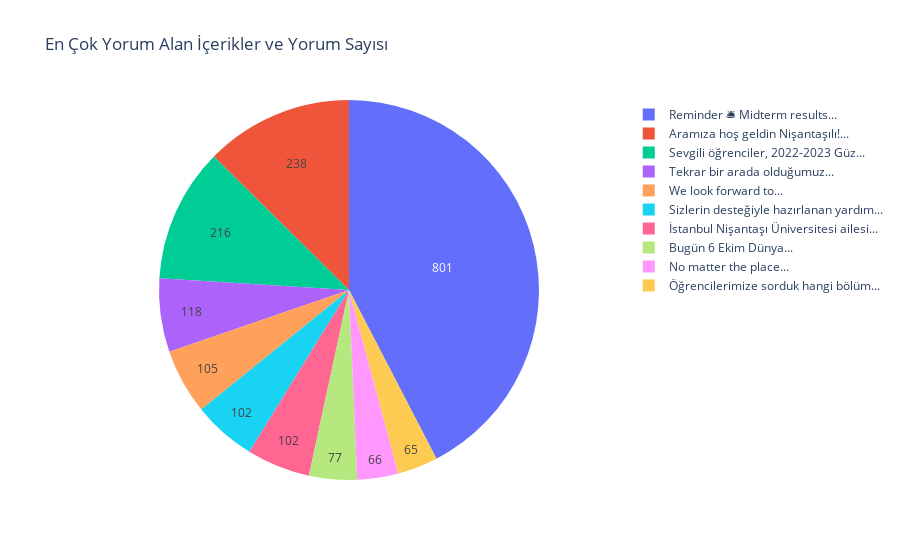

Here is the notebook cell this chart was saved with:
### Code cell
import pandas as pd
import plotly.graph_objects as go

dataset = pd.read_csv('nisantasiedu_ins.csv')

dataset['Yorum Oranı'] = (dataset['Number of Comments'] / dataset['Number of Comments'].sum()) * 100

en_cok_yorum_alan_icerikler = dataset.nlargest(10, 'Number of Comments')

veriler = en_cok_yorum_alan_icerikler['Number of Comments']
etiketler = en_cok_yorum_alan_icerikler['Content'].str.split().str[:4].str.join(' ') + '...'

fig = go.Figure(data=[go.Pie(labels=etiketler, values=veriler, textinfo='value')])

fig.update_layout(title='En Çok Yorum Alan İçerikler ve Yorum Sayısı')

fig.show()

### Figure 1 — Plotly figure (JSON) as saved in the notebook; plotly's stock layout.template omitted (floating-point values rounded to 4 significant figures)
{"data": [{"labels": ["Reminder 🛎️ Midterm results...", "Aramıza hoş geldin Nişantaşılı!...", "Sevgili öğrenciler, 2022-2023 Güz...", "Tekrar bir arada olduğumuz...", "We look forward to...", "Sizlerin desteğiyle hazırlanan yardım...", "İstanbul Nişantaşı Üniversitesi ailesi...", "Bugün 6 Ekim Dünya...", "No matter the place...", "Öğrencilerimize sorduk hangi bölüm..."], "textinfo": "value", "type": "pie", "values": [801, 238, 216, 118, 105, 102, 102, 77, 66, 65]}], "layout": {"title": {"text": "En Çok Yorum Alan İçerikler ve Yorum Sayısı"}}}
